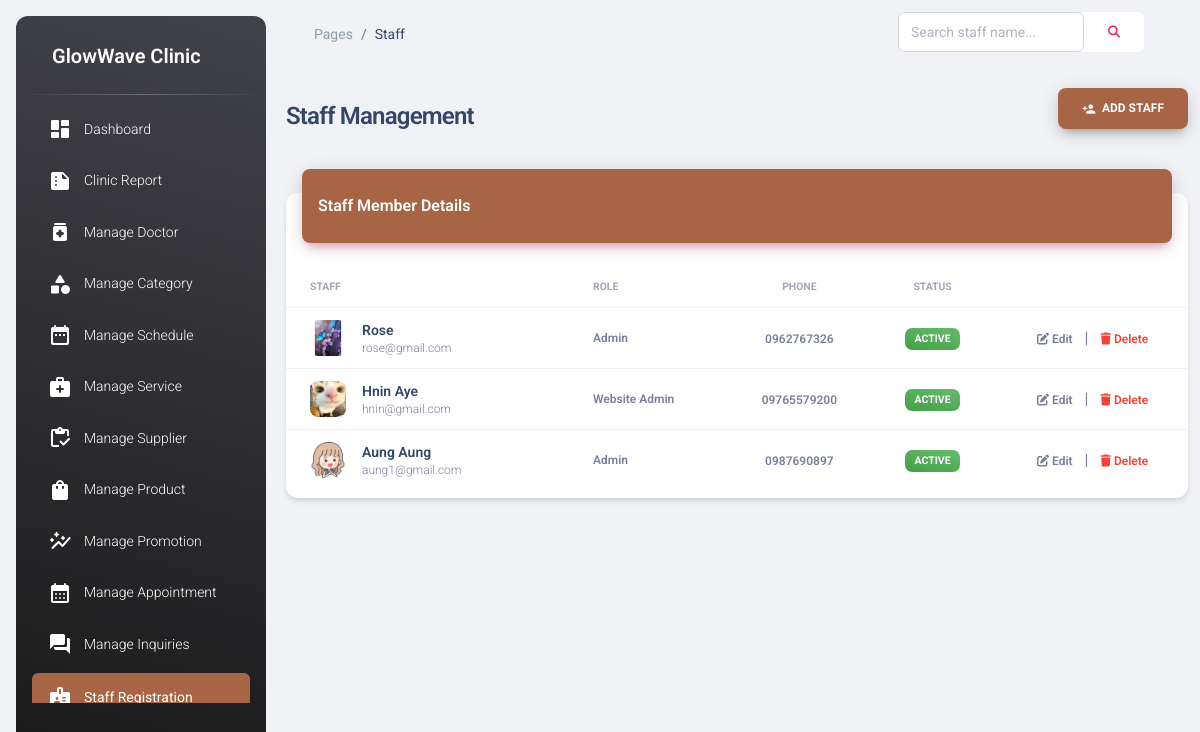
Screenshot of /pages/sign-up.php (signed in) with the database file from the repository.
### tables this page shows
CREATE TABLE `staff` (
  `staffID` int(11) NOT NULL,
  `staffName` varchar(50) NOT NULL,
  `email` varchar(255) NOT NULL,
  `address` varchar(100) NOT NULL,
  `phoneNumber` varchar(15) NOT NULL,
  `role` varchar(30) NOT NULL,
  `password` varchar(50) NOT NULL,
  `image` varchar(255) NOT NULL,
  `status` varchar(255) NOT NULL
);

### pages/sign-up.php (the view, shortened to what this page needs)
<?php
include('connect.php');
?>
<!DOCTYPE html>
<html lang="en">
<head>
    <link rel="stylesheet" href="https://cdnjs.cloudflare.com/ajax/libs/font-awesome/6.5.2/css/all.min.css" />
    <link id="pagestyle" href="../assets/css/material-dashboard.css?v=3.1.0" rel="stylesheet" />
</head>
<body class="g-sidenav-show bg-gray-200">
<aside class="sidenav navbar navbar-vertical navbar-expand-xs border-0 border-radius-xl my-3 fixed-start ms-3 bg-gradient-dark" id="sidenav-main">
    <div class="sidenav-header">
        <div class="navbar-brand m-0">
            <span class="ms-1 font-weight-bold text-white" style="font-size: 20px;">GlowWave Clinic</span>
        </div>
    </div>
    <hr class="horizontal light mt-0 mb-2">
    <div class="collapse navbar-collapse w-auto" id="sidenav-collapse-main">
        <ul class="navbar-nav">
            <li class="nav-item">
                <a class="nav-link text-white" href="../pages/dashboard.php">
                    <div class="text-white text-center me-2 d-flex align-items-center justify-content-center">
                        <i class="material-icons-round opacity-10">dashboard</i>
                    </div>
                    <span class="nav-link-text ms-1">Dashboard</span>
                </a>
            </li>
            <li class="nav-item">
                <a class="nav-link text-white" href="../pages/Report_Revenue.php">
                    <div class="text-white text-center me-2 d-flex align-items-center justify-content-center">
                        <i class="material-icons-round opacity-10">summarize</i>
                    </div>
                    <span class="nav-link-text ms-1">Clinic Report</span>
                </a>
            </li>
            <li class="nav-item">
                <a class="nav-link text-white" href="../pages/Doctor_Entry.php">
                    <div class="text-white text-center me-2 d-flex align-items-center justify-content-center">
                        <i class="material-icons-round opacity-10">medication</i>
                    </div>
                    <span class="nav-link-text ms-1">Manage Doctor</span>
                </a>
            </li>
            <li class="nav-item">
                <a class="nav-link text-white" href="../pages/Category_Entry.php">
                    <div class="text-white text-center me-2 d-flex align-items-center justify-content-center">
                        <i class="material-icons-round opacity-10">category</i>
                    </div>
                    <span class="nav-link-text ms-1">Manage Category</span>
                </a>
            </li>
            <li class="nav-item">
                <a class="nav-link text-white" href="../pages/Schedule_Entry.php">
                    <div class="text-white text-center me-2 d-flex align-items-center justify-content-center">
                        <i class="material-icons-round opacity-10">date_range</i>
                    </div>
                    <span class="nav-link-text ms-1">Manage Schedule</span>
                </a>
            </li>
            <li class="nav-item">
                <a class="nav-link text-white" href="../pages/Treatment_Entry.php">
                    <div class="text-white text-center me-2 d-flex align-items-center justify-content-center">
                        <i class="material-icons-round opacity-10">medical_services</i>
                    </div>
                    <span class="nav-link-text ms-1">Manage Service</span>
                </a>
            </li>
            <li class="nav-item">
                <a class="nav-link text-white" href="../pages/Supplier_Entry.php">
                    <div class="text-white text-center me-2 d-flex align-items-center justify-content-center">
                        <i class="material-icons-round opacity-10">inventory</i>
                    </div>
                    <span class="nav-link-text ms-1">Manage Supplier</span>
                </a>
            </li>
            <li class="nav-item">
                <a class="nav-link text-white" href="../pages/Product_Entry.php">
                    <div class="text-white text-center me-2 d-flex align-items-center justify-content-center">
                        <i class="material-icons-round opacity-10">shopping_bag</i>
                    </div>
                    <span class="nav-link-text ms-1">Manage Product</span>
                </a>
            </li>
            <li class="nav-item">
                <a class="nav-link text-white" href="../pages/Promotion_Entry.php">
                    <div class="text-white text-center me-2 d-flex align-items-center justify-content-center">
                        <i class="material-icons-round opacity-10">auto_graph</i>
                    </div>
                    <span class="nav-link-text ms-1">Manage Promotion</span>
                </a>
            </li>
            <li class="nav-item">
                <a class="nav-link text-white" href="../pages/Appointment_Manage.php">
                    <div class="text-white text-center me-2 d-flex align-items-center justify-content-center">
                        <i class="material-icons-round opacity-10">calendar_month</i>
                    </div>
                    <span class="nav-link-text ms-1">Manage Appointment</span>
                </a>
            </li>
            <li class="nav-item">
                <a class="nav-link text-white" href="../pages/Contact_Manage.php">
                    <div class="text-white text-center me-2 d-flex align-items-center justify-content-center">
                        <i class="material-icons-round opacity-10">forum</i>
                    </div>
                    <span class="nav-link-text ms-1">Manage Inquiries</span>
                </a>
            </li>
            <li class="nav-item">
                <a class="nav-link text-white active bg-custom-brown" href="../pages/sign-up.php">
                    <div class="text-white text-center me-2 d-flex align-items-center justify-content-center">
                        <i class="material-icons-round opacity-10">badge</i>
                    </div>
                    <span class="nav-link-text ms-1">Staff Registration</span>
                </a>
            </li>
        </ul>
    </div>
</aside>
<main class="main-content position-relative max-height-vh-100 h-100 border-radius-lg">
    <nav class="navbar navbar-main navbar-expand-lg px-0 mx-4 shadow-none border-radius-xl" id="navbarBlur">
        <div class="container-fluid py-1 px-3">
            <nav aria-label="breadcrumb">
                <ol class="breadcrumb bg-transparent mb-0 pb-0 pt-1 px-0 me-sm-6 me-5">
                    <li class="breadcrumb-item text-sm"><a class="opacity-5 text-dark" href="javascript:;">Pages</a></li>
                    <li class="breadcrumb-item text-sm text-dark active" aria-current="page">Staff</li>
                </ol>
            </nav>
            <div class="ms-md-auto pe-md-3 d-flex align-items-center">
                <form action="sign-up.php" method="POST" class="input-group input-group-outline bg-white rounded">
                    <input type="text" name="txtSearch" placeholder="Search staff name..." class="form-control">
                    <button type="submit" name="btnSearch" class="btn btn-link m-0"><i class="fa-solid fa-magnifying-glass"></i></button>
                </form>
            </div>
        </div>
    </nav>
    <div class="container-fluid py-4">
        <div class="row mb-4">
            <div class="col-12 d-flex justify-content-between align-items-center">
                <h4 class="mb-0">Staff Management</h4>
                <button type="button" class="btn btn-custom-brown shadow-dark" data-bs-toggle="modal" data-bs-target="#addStaffModal">
                    <i class="material-icons text-sm">person_add</i>&nbsp;&nbsp;Add Staff
                </button>
            </div>
        </div>
        <div class="row">
            <div class="col-12">
                <div class="card my-4">
                    <div class="card-header p-0 position-relative mt-n4 mx-3 z-index-2">
                        <div class="bg-custom-brown shadow-primary border-radius-lg pt-4 pb-3">
                            <h6 class="text-white text-capitalize ps-3">Staff Member Details</h6>
                        </div>
                    </div>
                    <div class="card-body px-0 pb-2">
                        <div class="table-responsive p-0">
                            <table class="table align-items-center mb-0">
                                <thead>
                                    <tr>
                                        <th class="text-uppercase text-secondary text-xxs font-weight-bolder opacity-7">Staff</th>
                                        <th class="text-uppercase text-secondary text-xxs font-weight-bolder opacity-7 ps-2">Role</th>
                                        <th class="text-center text-uppercase text-secondary text-xxs font-weight-bolder opacity-7">Phone</th>
                                        <th class="text-center text-uppercase text-secondary text-xxs font-weight-bolder opacity-7">Status</th>
                                        <th class="text-secondary opacity-7"></th>
                                    </tr>
                                </thead>
                                <tbody>
                                    <?php
                                    $query = "SELECT * FROM staff ORDER BY staffID DESC";
                                    $result = mysqli_query($connect, $query);
                                    while ($row = mysqli_fetch_assoc($result)) {
                                        $imgPath = !empty($row['image']) ? $row['image'] : '../assets/img/placeholder.jpg';
                                        ?>
                                        <tr>
                                            <td>
                                                <div class="d-flex px-3 py-1">
                                                    <div>
                                                        <img src="<?php echo htmlspecialchars($imgPath); ?>" class="avatar avatar-sm me-3 border-radius-lg">
                                                    </div>
                                                    <div class="d-flex flex-column justify-content-center">
                                                        <h6 class="mb-0 text-sm"><?php echo htmlspecialchars($row['staffName']); ?></h6>
                                                        <p class="text-xs text-secondary mb-0"><?php echo htmlspecialchars($row['email']); ?></p>
                                                    </div>
                                                </div>
                                            </td>
                                            <td><p class="text-xs font-weight-bold mb-0"><?php echo htmlspecialchars($row['role']); ?></p></td>
                                            <td class="align-middle text-center">
                                                <span class="text-secondary text-xs font-weight-bold"><?php echo htmlspecialchars($row['phoneNumber']); ?></span>
                                            </td>
                                            <td class="align-middle text-center text-sm">
                                                <span class="badge badge-sm bg-gradient-success"><?php echo $row['status']; ?></span>
                                            </td>
                                            <td class="align-middle text-center">
                                                <a href="Staff_Update.php?staffID=<?php echo $row['staffID']; ?>" class="text-secondary font-weight-bold text-xs"><i class="fa fa-edit"></i> Edit</a>
                                                <span class="mx-2">|</span>
                                                <a href="Staff_Delete.php?staffID=<?php echo $row['staffID']; ?>" class="text-danger font-weight-bold text-xs" onclick="return confirm('Delete this staff member?')"><i class="fa fa-trash"></i> Delete</a>
                                            </td>
                                        </tr>
                                    <?php } ?>
                                </tbody>
                            </table>
                        </div>
                    </div>
                </div>
            </div>
        </div>
    </div>
</main>
</body>
</html>

### pages/sign-up.php (style rules this page uses)
.bg-custom-brown { background-color: #A76545 !important; color: white !important; }
.btn-custom-brown { background-color: #A76545 !important; color: white !important; border: none; transition: 0.3s; }

### rows the page displays
staff: image (picture), staffName "Rose", email "rose@gmail.com", role "Admin", phoneNumber "0962767326", status "ACTIVE"
staff: image (picture), staffName "Hnin Aye", email "hnin@gmail.com", role "Website Admin", phoneNumber "09765579200", status "ACTIVE"
staff: image (picture), staffName "Aung Aung", email "aung1@gmail.com", role "Admin", phoneNumber "0987690897", status "ACTIVE"
